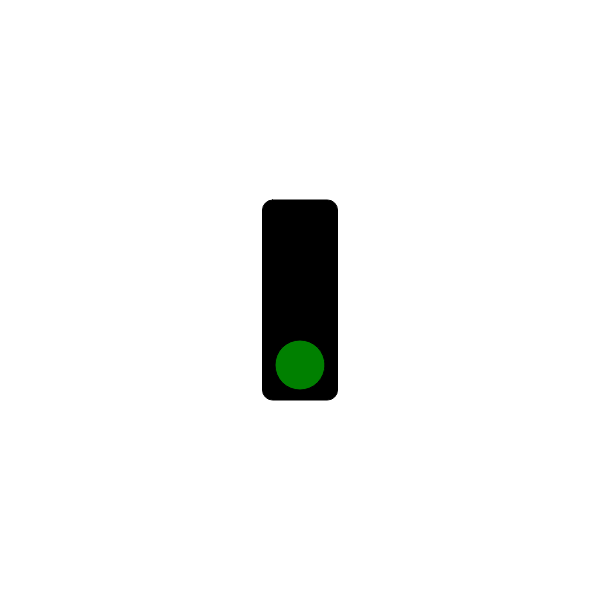
Frame 1 (no input)
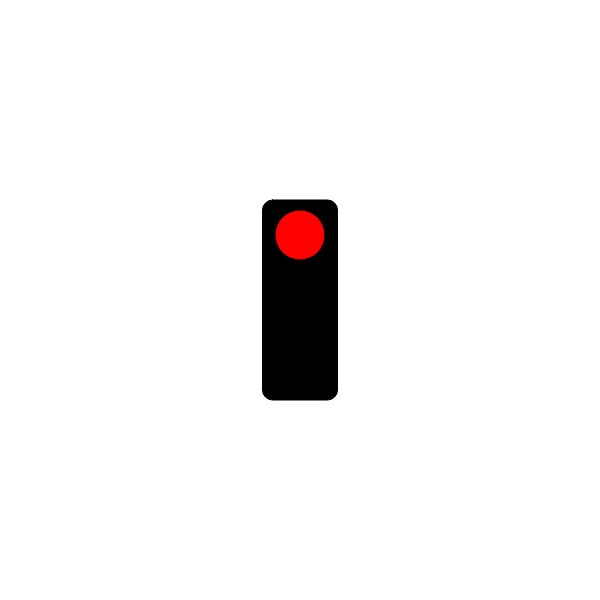
Frame 60 (no input)
Frame 120 (the mouse pressed at the canvas centre since frame 60): identical to frame 60, image omitted

The p5.js sketch that drew these frames (run headless with seeded random() and noise() and a simulated clock; from frame 60 on, the mouse is pressed at the canvas centre):

// p5.js sketch
// ── sketch.js
// Traffic Light Starter Code
// Your Name Here
// The Date Here

// GOAL: make a 'traffic light' simulator. For now, just have the light
// changing according to time. You may want to investigate the millis()
// function at https://p5js.org/reference/#/p5/millis

let colour = "red";
let waitTime = 5000;
let lastSwitchedTime = 0; 
const GREEN_LIGHT_DURATION = 3000;
const YELLOW_LIGHT_DURATION = 1000;
const RED_LIGHT_DURATION = 4000;

function setup() {
  createCanvas(600, 600);
}

function draw() {
  background(255);
  drawOutlineOfLights();
  changeLightColour();
  rightLightColour();
}

function drawOutlineOfLights() {
  //box
  rectMode(CENTER);
  fill(0);
  rect(width/2, height/2, 75, 200, 10);
 
  // fill(colour);
  // ellipse(width/2, height/2, 50, 50); //middle
  // fill(colour);
  // ellipse(width/2, height/2 + 65, 50, 50); //bottom

}
function rightLightColour(){
  if (colour === "green"){
    fill("green");
    ellipse(width/2, height/2 + 65, 50, 50); //bottom
  }
  else if (colour === "yellow"){
    fill("yellow");
    ellipse(width/2, height/2, 50, 50); //middle
  }
  else if (colour === "red"){
    fill("red");
    ellipse(width/2, height/2 - 65, 50, 50); //top
  }
  
}  

function changeLightColour(){
  if (colour === "green" && millis() < lastSwitchedTime + GREEN_LIGHT_DURATION ){
    colour = "yellow";
    lastSwitchedTime = millis();
  }
  else if (colour === "yellow" && millis() < lastSwitchedTime + YELLOW_LIGHT_DURATION ){
    colour = "red";
    lastSwitchedTime = millis();
  }
  else if (colour === "red" && millis() < lastSwitchedTime + RED_LIGHT_DURATION ){
    colour = "green";
    lastSwitchedTime = millis();
  }
}
